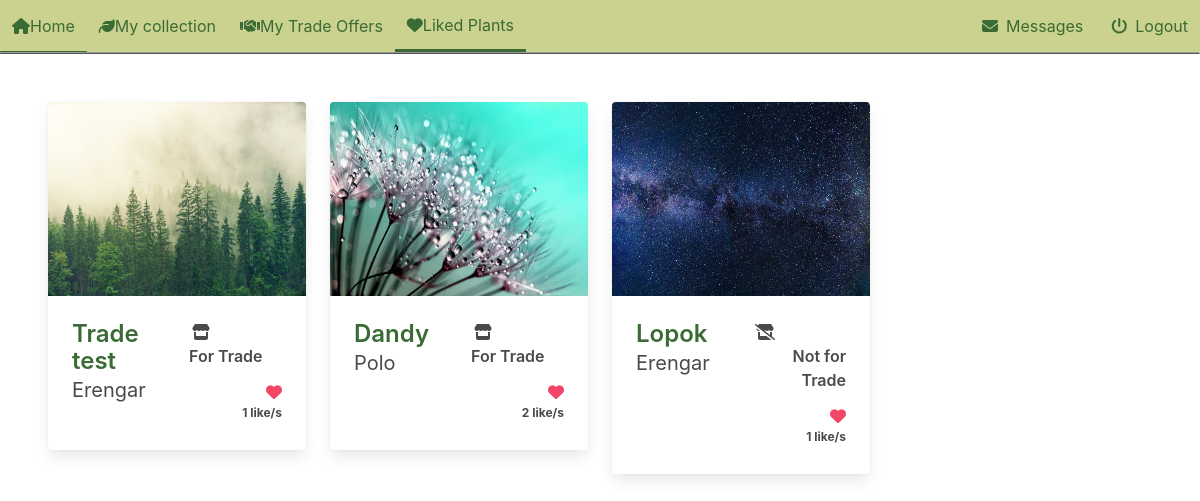
The page /accounts/likes/ (signed in) on the database its author committed.
### plant_collection/models.py (models this page shows, shortened)
class Plant(models.Model):
    nick_name = models.CharField(
        max_length=64,
        validators=[MinLengthValidator(3)],
        unique=True)
    created = models.DateTimeField(auto_now_add=True, null=True, blank=True)
    updated = models.DateTimeField(auto_now=True, null=True, blank=True)
    species = models.ForeignKey(Species, on_delete=models.SET_NULL, blank=True, null=True, related_name='plants')
    owner = models.ForeignKey(settings.AUTH_USER_MODEL, on_delete=models.PROTECT, related_name='plants')
    slug = models.SlugField(default='bugged-plant')
    for_trade = models.BooleanField(default=False)
    likes = models.ManyToManyField(User, related_name= 'liked')
    def number_of_likes(self):
        return self.likes.count()

class Image(models.Model):
    plant = models.ForeignKey(Plant, on_delete=models.CASCADE, related_name='picture')
    image = models.ImageField(upload_to='pics')

### accounts/views.py (the view, shortened to what this page needs)
# urls.py: path('likes/', views.liked_list.as_view(), name='liked_list'),
class liked_list(LoginRequiredMixin, generic.ListView):
    template_name = 'accounts/like_list.html'
    model = Plant
    def get(self, request):
        context = {'plants':Plant.objects.filter(likes=request.user).order_by('-updated')}
        return render(request, self.template_name, context)

### accounts/templates/accounts/like_list.html (shortened to what this page needs)
{% extends "base.html" %}
{% load static %}
{% block content %}
<link rel="stylesheet" href="{% static 'plant_collection/css/no_padding_section.css' %}">
<section class="section">
    <div class="columns is-multiline">
        {% if plants %}
        {% for plant in plants %}
        <div class='column is-3-desktop is-full-mobile'>
            <div class='card hover'>
                {% if plant.picture %}
                <div class='card-image'>
                    <figure class='image is-4by3'>
                        <a href="{% url 'plant_collection:plant_view' slug=plant.slug %}">
                            <img src="{{ plant.picture.all.0.image.url }}" alt="" width='500px'>
                        </a>
                    </figure>
                </div>
                {% endif %}
                <div class='card-content columns is-mobile'>
                    <div class='column'>
                        <div class='title is-size-4-desktop is-size-5-touch is-align-self-flex-start'>
                            <a href="{% url 'plant_collection:plant_view' slug=plant.slug %}">{{plant.nick_name}}</a>
                        </div>
                        <div class='subtitle is-size-5-desktop is-size-6-touch'>
                            {{plant.owner}}
                        </div>
                    </div>
                    <div class='column pb-1'>
                        <div class='has-text-right pb-3'>
                            {% if plant.for_trade %}
                            <span class='icon-text has-text-weight-semibold is-size-6-desktop is-size-7-touch'>
                                <span class='icon'>
                                    <i class="fa-solid fa-store"></i>
                                </span>
                                For Trade
                            </span>
                            {% else %}
                            <span class='icon-text has-text-weight-semibold is-size-6-desktop is-size-7-touch'>
                                <span class='icon'>
                                    <i class="fa-solid fa-store-slash "></i>
                                </span>
                                Not for Trade
                            </span>
                            {% endif %}
                        </div>
                        <div class='has-text-right'>
                            {% if not user in plant.likes.all %}
                            <div>
                                <a class='heart' data-plant='{{ plant.nick_name }}' data-user='{{ user }}'><i class="fa-regular fa-heart has-text-danger"></i></a>
                            </div>
                            {% elif user in plant.likes.all %}
                            <div>
                                <a class='heart' data-plant='{{ plant.nick_name }}' data-user='{{ user }}'><i class="fa-solid fa-heart has-text-danger"></i></a>
                            </div>
                            {% endif %}
                            <div class='number_likes is-size-7 has-text-weight-bold' data-plant='{{ plant.nick_name }}'>
                                {{ plant.number_of_likes }} like/s
                            </div>
                        </div>
                    </div>
                </div>
            </div>
        </div>
        {% endfor %}
        {% endif %}
    </div>
</section>
{% endblock content %}

### plant_collection/static/plant_collection/css/coloring.css (style rules this page uses)
a { color: #3A6B35 !important; }

### rows shown on the page
Plant: picture.all.0.image (picture), nick_name "Trade test", owner "Erengar", for_trade True (drawn), number_of_likes "1"
Plant: picture.all.0.image (picture), nick_name "Dandy", owner "Polo", for_trade True (drawn), number_of_likes "2"
Plant: picture.all.0.image (picture), nick_name "Lopok", owner "Erengar", for_trade False (drawn), number_of_likes "1"
